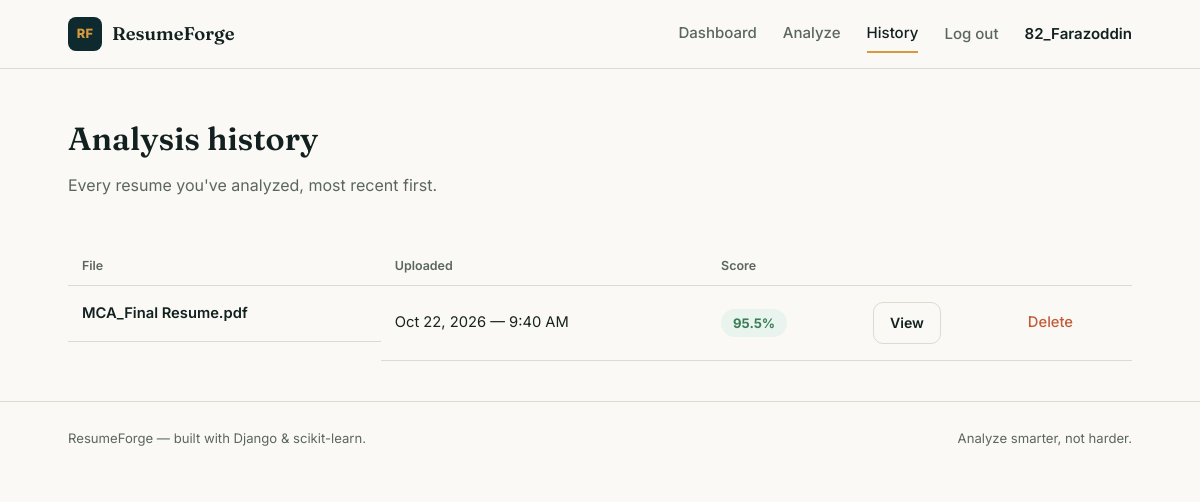
Screenshot of /analyzer/history/ (signed in) with the database file from the repository.
### analyzer/models.py (models this page shows, shortened)
class Resume(models.Model):
    user = models.ForeignKey(User, on_delete=models.CASCADE, related_name='resumes')
    file = models.FileField(
        upload_to=resume_upload_path,
        validators=[FileExtensionValidator(allowed_extensions=['pdf', 'docx', 'txt'])],
    )
    original_filename = models.CharField(max_length=255, blank=True)
    job_description = models.TextField(blank=True)
    parsed_text = models.TextField(blank=True)
    overall_score = models.FloatField(default=0)
    keyword_score = models.FloatField(default=0)
    section_score = models.FloatField(default=0)
    contact_score = models.FloatField(default=0)
    readability_score = models.FloatField(default=0)
    sections = models.JSONField(default=dict, blank=True)
    skills_found = models.JSONField(default=list, blank=True)
    matched_skills = models.JSONField(default=list, blank=True)
    missing_skills = models.JSONField(default=list, blank=True)
    suggestions = models.JSONField(default=list, blank=True)
    word_count = models.IntegerField(default=0)
    uploaded_at = models.DateTimeField(auto_now_add=True)
    class Meta:
        ordering = ['-uploaded_at']

### analyzer/views.py (the view)
# urls.py: path('history/', views.history, name='history'),
@login_required
def history(request):
    resumes = Resume.objects.filter(user=request.user).order_by('-uploaded_at')
    return render(request, 'analyzer/history.html', {'resumes': resumes})

### analyzer/templates/analyzer/history.html (shortened to what this page needs)
{% extends "base.html" %}
{% block content %}
<div class="wrap">
  <div class="page-head">
    <h1>Analysis history</h1>
    <p>Every resume you've analyzed, most recent first.</p>
  </div>
  {% if resumes %}
  <table class="list-table" style="margin-top:24px;">
    <thead><tr><th>File</th><th>Uploaded</th><th>Score</th><th></th><th></th></tr></thead>
    <tbody>
      {% for r in resumes %}
      <tr>
        <td class="file-cell"><strong>{{ r.original_filename|default:r.file.name }}</strong></td>
        <td>{{ r.uploaded_at|date:"M j, Y — g:i A" }}</td>
        <td>
          <span class="score-pill {% if r.overall_score >= 70 %}score-hi{% elif r.overall_score >= 45 %}score-mid{% else %}score-lo{% endif %}">
            {{ r.overall_score }}%
          </span>
        </td>
        <td><a href="{% url 'result' r.pk %}" class="btn btn-outline btn-small">View</a></td>
        <td>
          <form method="post" action="{% url 'delete_resume' r.pk %}" onsubmit="return confirm('Delete this analysis?');">
            <button type="submit" class="link-btn" style="color:var(--warn);">Delete</button>
          </form>
        </td>
      </tr>
      {% endfor %}
    </tbody>
  </table>
  {% else %}
  <div class="empty-state" style="margin-top:24px;">
    <h3>No analyses yet</h3>
    <a href="{% url 'upload_resume' %}" class="btn btn-gold" style="margin-top:14px;">Analyze a resume</a>
  </div>
  {% endif %}
</div>
{% endblock %}

### core/templates/base.html (shortened to what this page needs)
{% load static %}
<!DOCTYPE html>
<html lang="en">
<head>
<link rel="stylesheet" href="{% static 'core/css/style.css' %}">
</head>
<body>
<header class="site-header">
  <div class="wrap header-inner">
    <a href="{% url 'landing' %}" class="brand">
      <span class="brand-mark">RF</span><span class="brand-name">ResumeForge</span>
    </a>
    <nav class="main-nav">
      {% if user.is_authenticated %}
        <a href="{% url 'dashboard' %}" {% if request.resolver_match.url_name == 'dashboard' %}class="active"{% endif %}>Dashboard</a>
        <a href="{% url 'upload_resume' %}" {% if request.resolver_match.url_name == 'upload_resume' %}class="active"{% endif %}>Analyze</a>
        <a href="{% url 'history' %}" {% if request.resolver_match.url_name == 'history' %}class="active"{% endif %}>History</a>
        <form action="{% url 'logout' %}" method="post" class="inline-form">
          <button type="submit" class="link-btn">Log out</button>
        </form>
        <span class="nav-user">{{ user.first_name|default:user.username }}</span>
      {% else %}
        <a href="{% url 'login' %}">Log in</a>
        <a href="{% url 'signup' %}" class="btn btn-small">Sign up free</a>
      {% endif %}
    </nav>
  </div>
</header>
<main>
{% block content %}{% endblock %}
</main>
<footer class="site-footer">
  <div class="wrap footer-inner">
    <span>ResumeForge — built with Django &amp; scikit-learn.</span>
    <span>Analyze smarter, not harder.</span>
  </div>
</footer>
</body>
</html>

### core/static/core/css/style.css (style rules this page uses)
:root { --ink:#12211f; --teal-deep:#0f2a2e; --teal-mid:#173c3c; --paper:#faf9f5; --paper-dim:#f1efe8; --line:#dedad0; --text:#182420; --text-muted:#5b6660; --gold:#d99a3d; --gold-deep:#b97c22; --good:#3a7d57; --warn:#c25b3a; --radius:10px; --serif:"Fraunces", Georgia, serif; --sans:"Inter", -apple-system, BlinkMacSystemFont, "Segoe UI", sans-serif; }
* { box-sizing:border-box; }
html { scroll-behavior:smooth; }
body { margin:0; font-family:var(--sans); color:var(--text); background:var(--paper); line-height:1.55; -webkit-font-smoothing:antialiased; }
a { color:inherit;text-decoration:none; }
.wrap { max-width:1120px;margin:0 auto;padding:0 28px; }
h1,h2,h3,h4 { font-family:var(--serif);font-weight:600;line-height:1.12;margin:0 0 .4em;color:var(--ink); }
p { color:var(--text-muted); }
.site-header { border-bottom:1px solid var(--line);background:var(--paper);position:sticky;top:0;z-index:40; }
.header-inner { display:flex;align-items:center;justify-content:space-between;height:68px; }
.brand { display:flex;align-items:center;gap:10px;font-family:var(--serif);font-weight:600;font-size:1.15rem;color:var(--ink); }
.brand-mark { display:inline-flex;align-items:center;justify-content:center; width:34px;height:34px;border-radius:8px;background:var(--teal-deep);color:var(--gold); font-family:var(--sans);font-weight:800;font-size:.8rem;letter-spacing:.02em; }
.main-nav { display:flex;align-items:center;gap:26px;font-size:.94rem;font-weight:500; }
.main-nav a { color:var(--text-muted);padding:6px 0;border-bottom:2px solid transparent; }
.main-nav a:hover,.main-nav a.active { color:var(--ink);border-bottom-color:var(--gold); }
.nav-user { color:var(--ink);font-weight:600; }
.link-btn { background:none;border:0;color:var(--text-muted);font:inherit;font-weight:500;cursor:pointer;padding:6px 0; }
.inline-form { display:inline; }
.btn { display:inline-flex;align-items:center;justify-content:center;gap:8px; background:var(--teal-deep);color:#fff;border:1px solid var(--teal-deep); padding:13px 24px;border-radius:var(--radius);font-weight:600;font-size:.96rem; cursor:pointer;transition:background .15s ease, transform .1s ease; }
.btn-outline { background:transparent;color:var(--ink);border:1px solid var(--line); }
.btn-small { padding:9px 16px;font-size:.88rem; }
.page-head { padding:52px 0 8px; }
.page-head h1 { font-size:2rem; }
.list-table { width:100%;border-collapse:collapse; }
.list-table th { text-align:left;font-size:.78rem;text-transform:none;color:var(--text-muted);font-weight:600;padding:10px 14px;border-bottom:1px solid var(--line); }
.list-table td { padding:16px 14px;border-bottom:1px solid var(--line);font-size:.92rem;vertical-align:middle; }
.file-cell { display:flex;flex-direction:column; }
.file-cell strong { font-weight:600;color:var(--ink); }
.score-pill { display:inline-block;padding:4px 12px;border-radius:20px;font-size:.82rem;font-weight:700; }
.score-hi { background:#eaf4ee;color:var(--good); }
.site-footer { border-top:1px solid var(--line);padding:26px 0;margin-top:40px; }
.footer-inner { display:flex;justify-content:space-between;font-size:.82rem;color:var(--text-muted); }

### rows the page displays
Resume: original_filename "MCA_Final Resume.pdf", uploaded_at "Oct 22, 2026 — 9:40 AM", overall_score "95.5"

### other values shown
{{ user.first_name|default:user.username }} "82_Farazoddin"
